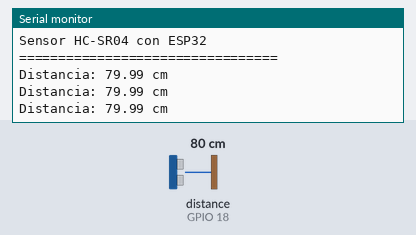
Recording of a sketch running on a simulated ESP32. Parts: the last lines printed to the serial monitor. Wiring (inferred from the names in the program): ultrasonic range finder: trigger GPIO 5; echo GPIO 18. The test bench sets the inputs (shaded band); at power-on: distance to the obstacle (sensor on GPIO 18) 80 cm. The echo pulse lasts 58.3 µs per cm.

Above: at 2.2 s.
2.3 s: distance to the obstacle (sensor on GPIO 18) set to 2 cm
At 2.9 s:
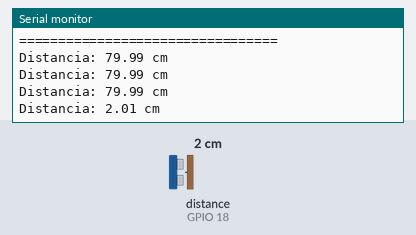
3.8 s: distance to the obstacle (sensor on GPIO 18) set to 4 cm
At 4.4 s:
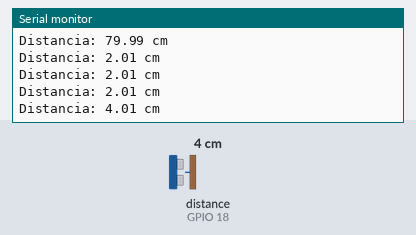
Timing chart, 0 to 6.8 s (numbered marks = the images above; inputs shaded):
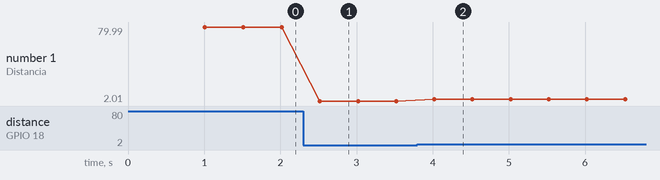

The sketch:

ESP32_HC-SR04.ino
```cpp
// Código de prueba para sensor ultrasónico HC-SR04 con ESP32
// Pinout:
// VCC -> VIN
// Trig -> GPIO 5
// Echo -> GPIO 18
// GND -> GND

#define TRIG_PIN 5
#define ECHO_PIN 18

// Variables para el cálculo de distancia
long duration;
float distance;

void setup() {
  // Inicializar comunicación serial
  Serial.begin(115200);

  // Configurar pines
  pinMode(TRIG_PIN, OUTPUT);
  pinMode(ECHO_PIN, INPUT);

  Serial.println("=================================");
  Serial.println("Sensor HC-SR04 con ESP32");
  Serial.println("=================================");
  delay(1000);
}

void loop() {
  // Limpiar el pin TRIG
  digitalWrite(TRIG_PIN, LOW);
  delayMicroseconds(2);

  // Generar pulso de 10 microsegundos en TRIG
  digitalWrite(TRIG_PIN, HIGH);
  delayMicroseconds(10);
  digitalWrite(TRIG_PIN, LOW);

  // Leer el tiempo de respuesta en ECHO
  duration = pulseIn(ECHO_PIN, HIGH);

  // Calcular distancia en centímetros
  // Velocidad del sonido: 343 m/s = 0.0343 cm/µs
  // Distancia = (tiempo * velocidad) / 2
  distance = (duration * 0.0343) / 2;

  // Mostrar resultado en el monitor serial
  Serial.print("Distancia: ");
  Serial.print(distance);
  Serial.println(" cm");

  // Verificar si la distancia está fuera de rango
  if (distance > 400 || distance < 2) {
    Serial.println("⚠️  Fuera de rango");
  }

  // Esperar antes de la siguiente medición
  delay(500);
}
```

Measured:
- after the input at 2.3 s, the serial monitor: prints a new line after 0.22 s (image 1)
- after the input at 3.8 s, the serial monitor: prints a new line after 0.22 s (image 2)
- plotted number 1: 79.99 → 2.01 after the input at 2.3 s, 2.01 → 4.01 after the input at 3.8 s
